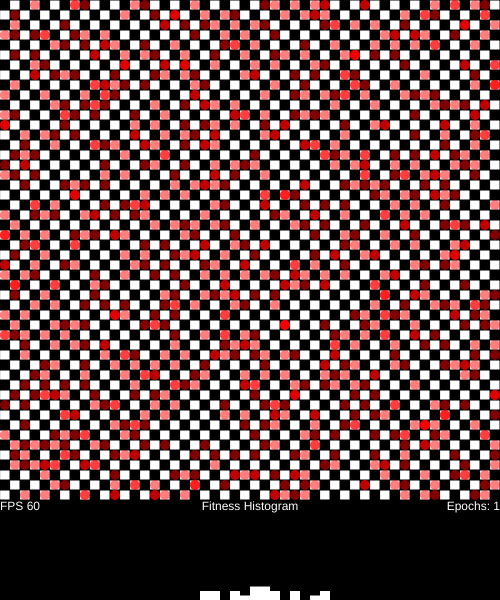
Frame 1 (no input)
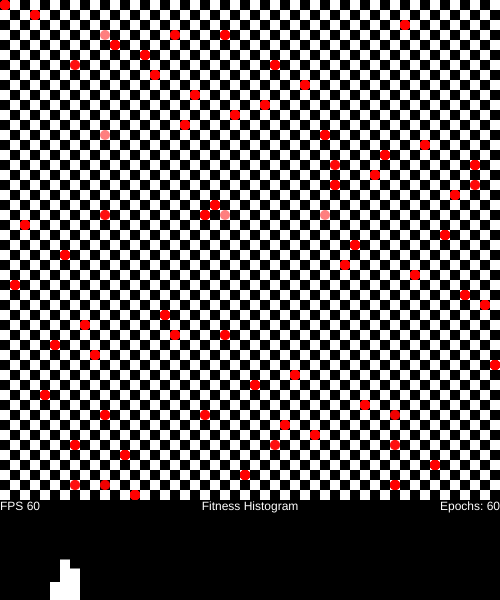
Frame 60 (no input)
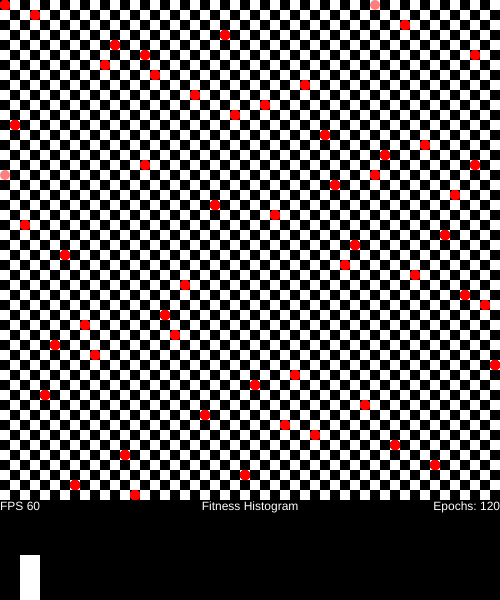
Frame 120 (the mouse pressed at the canvas centre since frame 60)

The p5.js sketch that drew these frames (run headless with seeded random() and noise() and a simulated clock; from frame 60 on, the mouse is pressed at the canvas centre):

// p5.js sketch
// ── sketch.js
// NQueents Genetic Algorithm

var nQueens;
var N;
var time;

// Canvas Variables
var cnv;
var x;
var y;
var boardw;
var boardh;

// N-Queens interface
var inputN;
var inputPop;
var inputMut;
var simButton;
var timeButton;

function setup() {
  nQueens = new GenNQueens(50, 20, 0.5);
  N = nQueens.N;
  time = undefined;

  cnv = createCanvas(500,600);
  boardh = 500;
  boardw = 500;

  x = (windowWidth - width) / 2;
  y = (windowHeight - height) / 2;
  cnv.position(x, y);

  inputN = createInput('50');
  inputN.style('width', '80px');
  inputN.position(x, y-inputN.height);
  inputPop = createInput('20');
  inputPop.style('width', '80px');
  inputPop.position(x + inputN.width, y - inputPop.height);
  inputMut = createInput('0.5');
  inputMut.style('width', '80px');
  inputMut.position(x + inputN.width+inputPop.width, y - inputMut.height);
  
  simButton = createButton('Run Simulation!')
  simButton.position(x+width-simButton.width, y-simButton.height);
  simButton.mousePressed(runSim);
  timeButton = createButton('Measure Time!')
  timeButton.position(x+width-simButton.width-timeButton.width, y-timeButton.height);
  timeButton.mousePressed(measureTime);
  // frameRate(0);
}

function windowResized() {
  x = (windowWidth - width) / 2;
  y = (windowHeight - height) / 2;
  cnv.position(x, y);
  inputN.position(x, y-inputN.height);
  inputPop.position(x + inputN.width, y - inputPop.height);
  inputMut.position(x + inputN.width+inputPop.width, y - inputMut.height);
  simButton.position(x+width-simButton.width, y-simButton.height);
  timeButton.position(x+width-simButton.width-timeButton.width, y-timeButton.height);
}

function runSim(Nlocal, poplocal, mutlocal) {
  time = undefined;
  nQueens = new GenNQueens(inputN.value(), inputPop.value(), inputMut.value());
  N = nQueens.N;
}

function measureTime() {
  time = undefined;
  nQueens = new GenNQueens(inputN.value(), inputPop.value(), inputMut.value());
  N = nQueens.N;
  textAlign(CENTER);
  fill(255);
  text("Running Time Measurements", boardw/2, boardh + (height-boardh)/2);
  frameRate(0);
  let start = performance.now();
  let i = 0;
  while(!nQueens.foundSolution) {
    nQueens.offspring();
    if (i++ == 1000) {
      nQueens.sort_population();
      console.log(nQueens.fitness(nQueens.generation[0]));
      i = 0;
    }
  }
  let end = performance.now();
  time = end - start;
  console.log(nQueens.solution, end-start);
  frameRate(60);
}

function draw_chromosome(chromosome) {
  let offset = boardw / (2 * N);
  chromosome.forEach((i, j) => {
    ellipse(offset + j * boardw / N, offset + i * boardw / N, offset*2);
  });
}

function draw_pop() {
  let num_chromosomes = Math.min(50, nQueens.pop);
  let step = Math.floor(nQueens.pop / num_chromosomes);
  
  noStroke();
  fill(255,0,0,255 * 10 / num_chromosomes);
  for(let i = 0; i < nQueens.pop; i += step) {
    draw_chromosome(nQueens.generation[i]);
  }
}

function drawHistogram() {
  fill(255);
  textAlign(CENTER);
  text('Fitness Histogram',boardw/2, boardh+10);

  let step = boardw / nQueens.N;
  let bar_height;
  rectMode(CORNERS);
  nQueens.histogram.forEach((value, index) => {
    bar_height = map(value, 0, nQueens.pop, 0, height-boardh-10);
    rect(step * index, height, step*(index+1), height-bar_height);
  });
  rectMode(CORNER);
}

function draw() {
  background(0);

  fill(255);
  let odd = false;
  for(let i = 0; i < boardh; i += boardh / N) {
    odd = !odd;
    for(let j =  odd ? boardw / N : 0; j < boardw; j += 2 * boardw / N) {
      rect(i, j, boardh/N, boardw/N);
    }
  }
  if(!nQueens.foundSolution){
    draw_pop();
    nQueens.offspring();
  } else {
    fill(0,255,0);
    draw_chromosome(nQueens.solution);
  }

  // stroke(0);
  drawHistogram();
  fill(255);
  textAlign(RIGHT);
  if(time)
    text("Time: " + time, boardw, height);
  text("Epochs: " + nQueens.epochs, boardw,boardh+10)
  textAlign(LEFT);
  text("FPS "+Math.round(frameRate()), 0,boardh+10);
}
// ── gen_nqueens.js
class GenNQueens {
  constructor(N, pop, mut_prob) {
    this.generation= new Array(pop);
    this.bad_repository = new Array(Math.floor(Math.sqrt(N)));
    this.N = N;
    this.pop = pop;
    this.mut_prob = mut_prob;
  
    this.solution = undefined;
    this.foundSolution = false;
    this.handleLocalMinimum = 0;

    this.epochs = 0;
    this.histogram = new Array(N);
    this.init_population();
    // this.sort_population();
  }

  init_population() {
    // Initiate epoch 0
    for(let i = 0; i < this.pop; i++) {
      this.generation[i] = shuffle(Array.from({length: this.N}, (val, index) => index));
    }

    //Define bad repository
    this.sort_population();
    for(let i = 0; i < this.bad_repository.length; i++) {
      this.bad_repository[i] = shuffle(Array.from({length: this.N}, (val, index) => index));
    }
  }

  sort_population() {
    this.generation.sort((chromo1, chromo2) => {
      return this.fitness(chromo1) - this.fitness(chromo2);
    })
  }

  // Fisher-Yates Shuffle
  // https://bost.ocks.org/mike/shuffle/

  shuffle(array) {
    var m = array.length, t, i;
  
    // While there remain elements to shuffle…
    while (m) {
  
      // Pick a remaining element…
      i = Math.floor(Math.random() * m--);
  
      // And swap it with the current element.
      t = array[m];
      array[m] = array[i];
      array[i] = t;
    }
  
    return array;
  }

  fitness(chromosome) {
    let t1 = 0;
    let t2 = 0;

    let size = chromosome.length;
    let f1 = new Array(size);
    let f2 = new Array(size);

    for(let i = 0; i < size; i++) {
      f1[i] = chromosome[i] - i;
      f2[i] = (1+size) - chromosome[i] - i;
    }

    f1.sort()
    f2.sort()

    for(let i = 1; i < size; i++) {
      if(f1[i] == f1[i-1])
        t1 += 1;
      if(f2[i] == f2[i-1])
        t2 += 1;
    }
    return t1+t2;
  }

  crossover(parent1, parent2) {
    let inf = Math.floor(Math.random() * this.N);
    let sup = Math.floor(Math.random() * this.N);
    if (inf > sup) {
      let temp = inf;
      inf = sup;
      sup = temp;
    }

    let child1 = new Array(this.N);
    let child2 = new Array(this.N);

    let idx_p1 = 0;
    let idx_p2 = 0;

    for(let i = 0; i < this.N; i++) {
      if(i < inf || i > sup) {
        while(parent1.slice(inf,sup+1).includes(parent2[idx_p2])) {
          idx_p2++;
        }
        child1[i] = parent2[idx_p2]; 
        idx_p2++;
        while(parent2.slice(inf,sup+1).includes(parent1[idx_p1])) {
          idx_p1++;
        }
        child2[i] = parent1[idx_p1]; 
        idx_p1++;
      } else {
        child1[i] = parent1[i]; 
        child2[i] = parent2[i]; 
      }
    }
    if (Math.random() < (this.mut_prob)) {
      this.mutate(child1); // Mutation
      if (Math.random() < (this.mut_prob / 2)) // Double Mutation
        this.mutate(child1);
    }
    if (Math.random() < (this.mut_prob)) {
      this.mutate(child2); // Mutation
      if (Math.random() < (this.mut_prob / 2)) // Double Mutation
        this.mutate(child2);
    } 
    return new Array(child1, child2);
  }

  offspring() {
    // Survival array to select parents based on its fitness
    // Store N-fitness(number)  index of each parent to simulate
    // probability
    this.epochs++;
    this.histogram.fill(0);
    let survival = new Array();
    
    let old_gen = this.generation.slice();

    // Build survival
    old_gen.forEach((chromosome, index) => {
      let fit = this.fitness(chromosome);
      if (fit == 0) {
        this.foundSolution = true;
        this.solution = chromosome;
      }
      this.histogram[fit]++;
      let num_repetitions = 2*this.N - fit;//Math.pow(this.N - fit,2);

      survival = survival.concat(new Array(num_repetitions).fill(index));
    });

    // Add children from crossovering parents
    let num_iter = Math.floor(this.pop / 2);
    for(let i = 0; i < num_iter; i++) {
      let parent1 = old_gen[survival[Math.floor(Math.random() * survival.length)]];
      let parent2 = old_gen[survival[Math.floor(Math.random() * survival.length)]];
      // let parent1 = old_gen[2*i];
      // let parent2 = old_gen[2*i+1];
      

      this.generation = this.generation.concat(this.crossover(parent1, parent2));
    }
    
    // Add bad repository crossover
    let bad_parent1 = this.bad_repository[Math.floor(Math.random() * this.bad_repository.length)];
    let bad_parent2 = this.bad_repository[Math.floor(Math.random() * this.bad_repository.length)];
    this.generation = this.generation.concat(this.crossover(bad_parent1, bad_parent2));
    
    let bad_parent = this.bad_repository[Math.floor(Math.random() * this.bad_repository.length)];
    let good_parent = old_gen[survival[Math.floor(Math.random() * survival.length)]];
    // let good_parent = old_gen[Math.floor(Math.random() * this.pop)];
    this.generation = this.generation.concat(this.crossover(good_parent, bad_parent));

    // Natural Selection, pick the N best
    this.sort_population();
    this.generation = this.generation.slice(0,this.pop);
    // this.generation = this.generation.slice(0,this.pop-Math.floor(this.pop/10)).concat(this.generation.slice(this.generation.length-Math.floor(this.pop/10),this.generation.length));
    // console.log(this.generation.length)

    // Handle Local Minimum
    let fit = this.fitness(this.generation[0]);
    if (this.histogram[fit] == this.pop) {
      this.handleLocalMinimum++;
    }
    // if(this.handleLocalMinimum == 200) {
    //   this.handleLocalMinimum = 0;
    //   for(let i = 0/*Math.floor(this.pop / 2)*/; i < this.pop; i++) {
    //     this.generation[i] = shuffle(this.generation[i]);
    //   }
    // }
  }

  mutate(chromosome) {
    let rollback_chromo = chromosome.slice();
    let index1 = Math.floor(Math.random() * this.N);
    let index2 = Math.floor(Math.random() * this.N);

    let temp = chromosome[index1];
    chromosome[index1] = chromosome[index2];
    chromosome[index2] = temp;
    if(this.fitness(chromosome) > this.fitness(rollback_chromo)){
      chromosome[index1] = rollback_chromo[index1];
      chromosome[index2] = rollback_chromo[index2];
    }
  }

  debug_sort_population() {
    // for(let i = 0; i < this.pop; i++) {
    //   console.log(this.fitness(this.generation[i]));
    // }
    this.sort_population()
    this.generation.forEach(chromo => {
      console.log(this.fitness(chromo));
    })
  }

  debug_genetics() {
    for(let i = 0; i < 250; i++) {
      this.offspring();
    }
  }
}
